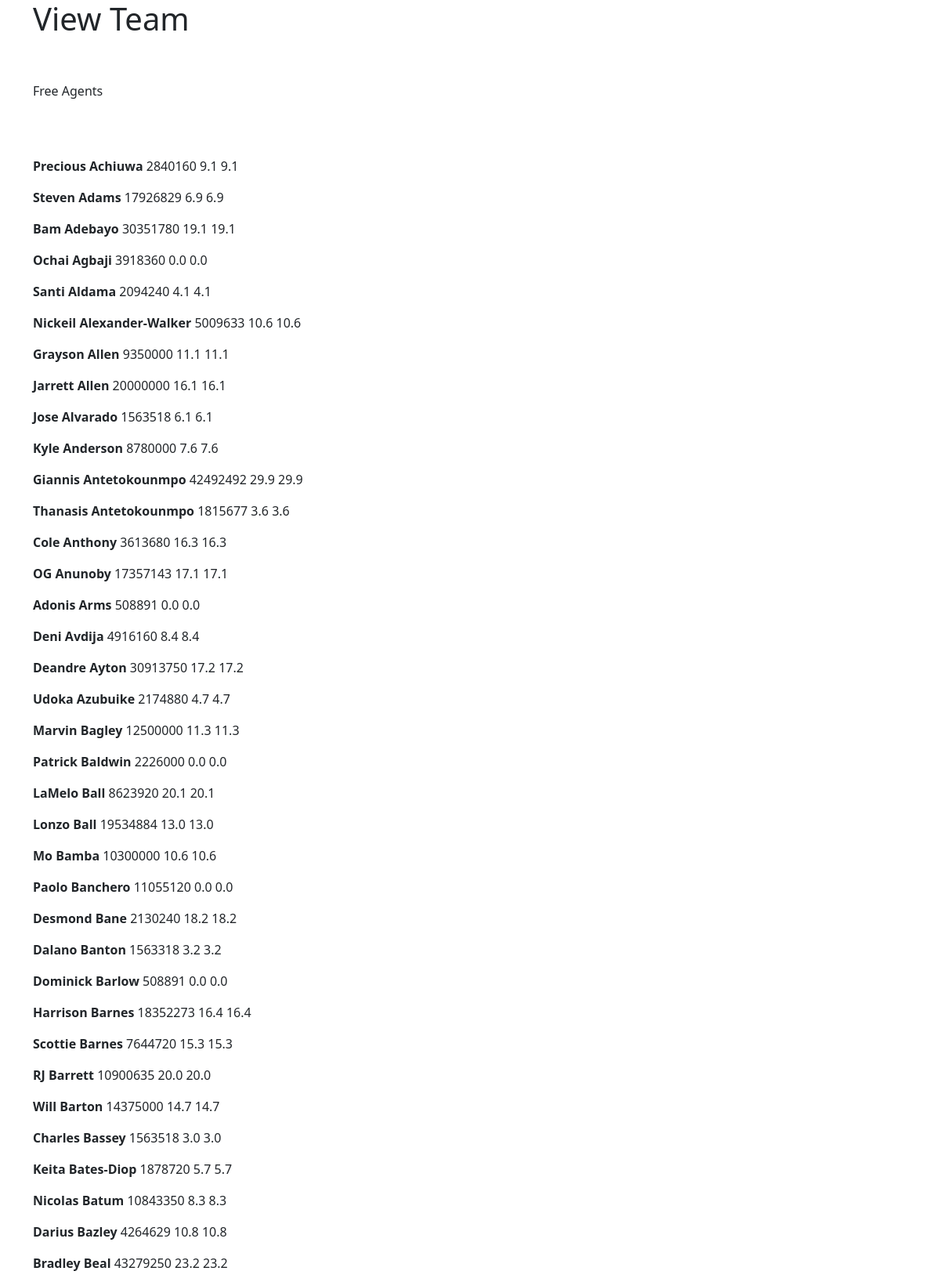
/simulationgame/viewteam/1 (upper part), run on the app's committed database.
### ppg_predictor/models.py (models this page shows, shortened)
class Team(models.Model):
    teamname = models.CharField(max_length = 25)
    league = models.ForeignKey(League, default = 0, on_delete=models.SET_DEFAULT)
    user = models.ForeignKey(User, default=2,on_delete=models.CASCADE)  #2 is CPU_AI

class Player(models.Model):
    name = models.CharField(max_length = 40)
    age = models.CharField(max_length = 2)
    mpg = models.FloatField()
    years = models.CharField(max_length = 2)
    draftPos = models.CharField(max_length = 2)
    salary = models.CharField(max_length = 9)
    ppg2022 = models.FloatField()
    predictedppg = models.FloatField()
    potential = models.FloatField()
    team = models.ForeignKey(Team, default=0, on_delete=models.SET_DEFAULT)
    def __str__(self):
        return self.name

### ppg_predictor/views.py (the view)
# urls.py: path('simulationgame/viewteam/<int:team_pk>', viewteam, name='viewteam'),
def viewteam(request, team_pk):
    team = get_object_or_404(Team, pk=team_pk)
    teamplayers = Player.objects.filter(team = team)
    if request.method == 'GET':
        return render(request,'simulationgame/viewteam.html',{'team':team,'teamplayers':teamplayers})

### ppg_predictor/templates/simulationgame/viewteam.html (shortened to what this page needs)
{% extends 'ppg_predictor/base.html' %}
{% block content %}
<h1> View Team </h1>
<br>
<br>
{{ team.teamname }}
<br>
<br>
<br>
<br>
{% for player in teamplayers %}
<p><b> {{ player }} </b>    {{ player.salary }}        {{ player.ppg2022 }}         {{ player.predictedppg }}</p>
{% endfor %}
<br>
<br>
<br>
{% endblock %}

### data on the page
Team: teamname "Free Agents"
Player: name "Precious Achiuwa", salary "2840160", ppg2022 "9.1", predictedppg "9.1"
Player: name "Steven Adams", salary "17926829", ppg2022 "6.9", predictedppg "6.9"
Player: name "Bam Adebayo", salary "30351780", ppg2022 "19.1", predictedppg "19.1"
Player: name "Ochai Agbaji", salary "3918360", ppg2022 "0.0", predictedppg "0.0"
Player: name "Santi Aldama", salary "2094240", ppg2022 "4.1", predictedppg "4.1"
Player: name "Nickeil Alexander-Walker", salary "5009633", ppg2022 "10.6", predictedppg "10.6"
Player: name "Grayson Allen", salary "9350000", ppg2022 "11.1", predictedppg "11.1"
Player: name "Jarrett Allen", salary "20000000", ppg2022 "16.1", predictedppg "16.1"
Player: name "Jose Alvarado", salary "1563518", ppg2022 "6.1", predictedppg "6.1"
Player: name "Kyle Anderson", salary "8780000", ppg2022 "7.6", predictedppg "7.6"
Player: name "Giannis Antetokounmpo", salary "42492492", ppg2022 "29.9", predictedppg "29.9"
Player: name "Thanasis Antetokounmpo", salary "1815677", ppg2022 "3.6", predictedppg "3.6"
Player: name "Cole Anthony", salary "3613680", ppg2022 "16.3", predictedppg "16.3"
Player: name "OG Anunoby", salary "17357143", ppg2022 "17.1", predictedppg "17.1"
Player: name "Adonis Arms", salary "508891", ppg2022 "0.0", predictedppg "0.0"
Player: name "Deni Avdija", salary "4916160", ppg2022 "8.4", predictedppg "8.4"
Player: name "Deandre Ayton", salary "30913750", ppg2022 "17.2", predictedppg "17.2"
Player: name "Udoka Azubuike", salary "2174880", ppg2022 "4.7", predictedppg "4.7"
Player: name "Marvin Bagley", salary "12500000", ppg2022 "11.3", predictedppg "11.3"
Player: name "Patrick Baldwin", salary "2226000", ppg2022 "0.0", predictedppg "0.0"
Player: name "LaMelo Ball", salary "8623920", ppg2022 "20.1", predictedppg "20.1"
Player: name "Lonzo Ball", salary "19534884", ppg2022 "13.0", predictedppg "13.0"
Player: name "Mo Bamba", salary "10300000", ppg2022 "10.6", predictedppg "10.6"
Player: name "Paolo Banchero", salary "11055120", ppg2022 "0.0", predictedppg "0.0"
Player: name "Desmond Bane", salary "2130240", ppg2022 "18.2", predictedppg "18.2"
Player: name "Dalano Banton", salary "1563318", ppg2022 "3.2", predictedppg "3.2"
Player: name "Dominick Barlow", salary "508891", ppg2022 "0.0", predictedppg "0.0"
Player: name "Harrison Barnes", salary "18352273", ppg2022 "16.4", predictedppg "16.4"
Player: name "Scottie Barnes", salary "7644720", ppg2022 "15.3", predictedppg "15.3"
Player: name "RJ Barrett", salary "10900635", ppg2022 "20.0", predictedppg "20.0"
Player: name "Will Barton", salary "14375000", ppg2022 "14.7", predictedppg "14.7"
Player: name "Charles Bassey", salary "1563518", ppg2022 "3.0", predictedppg "3.0"
Player: name "Keita Bates-Diop", salary "1878720", ppg2022 "5.7", predictedppg "5.7"
Player: name "Nicolas Batum", salary "10843350", ppg2022 "8.3", predictedppg "8.3"
Player: name "Darius Bazley", salary "4264629", ppg2022 "10.8", predictedppg "10.8"
Player: name "Bradley Beal", salary "43279250", ppg2022 "23.2", predictedppg "23.2"
